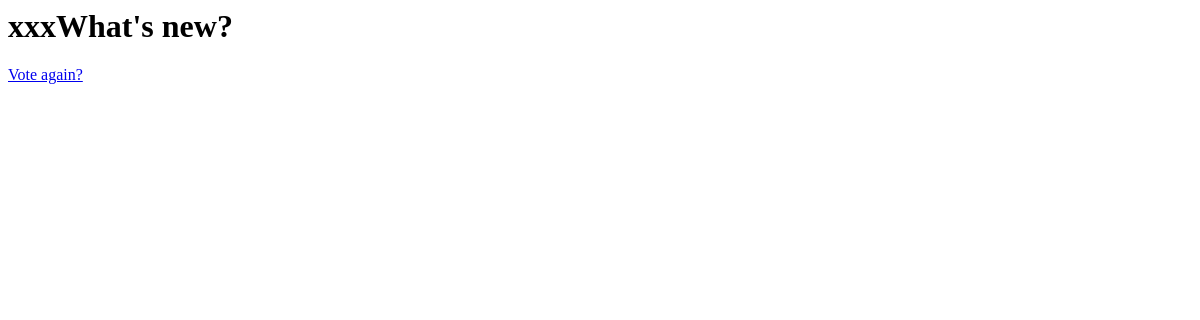
Before: /polls/1/results/ with the older database file.
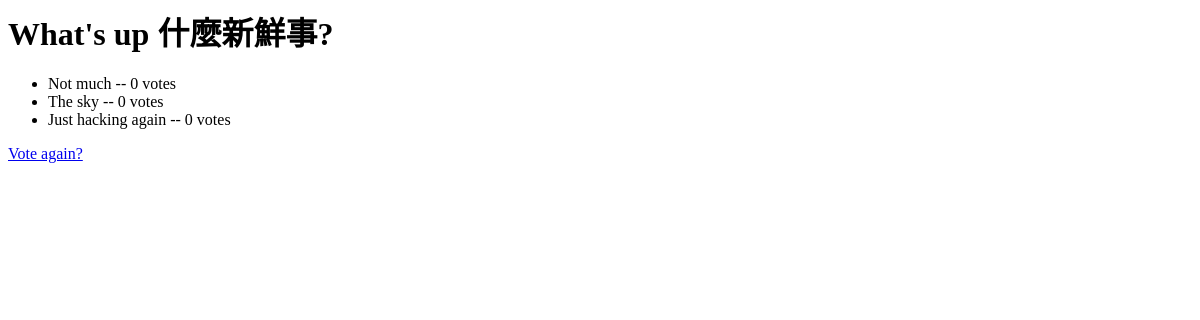
After: the same page with the newer database file.
### polls/models.py (models this page shows, shortened)
@python_2_unicode_compatible  # only if you need to support Python 2
class Question(models.Model):
    question_text = models.CharField(max_length=200)
    pub_date = models.DateTimeField('date published')

@python_2_unicode_compatible  # only if you need to support Python 2
class Choice(models.Model):
    question = models.ForeignKey(Question, on_delete=models.CASCADE)
    choice_text = models.CharField(max_length=200)
    votes = models.IntegerField(default=0)

### polls/views.py (the view)
# urls.py: url(r'^(?P<question_id>[0-9]+)/results/$', views.results, name='results'),
def results(request, question_id):
    question = get_object_or_404(Question, pk=question_id)
    return render(request, 'polls/results.html', {'question': question})

### polls/templates/polls/results.html
<h1>{{ question.question_text }}</h1>
<ul>
{% for choice in question.choice_set.all %}
    <li>{{ choice.choice_text }} -- {{ choice.votes }} vote{{ choice.votes|pluralize }}</li>
{% endfor %}
</ul>
<a href="{% url 'polls:detail' question.id %}">Vote again?</a>

Changed rows visible on the page:
changed Question: question_text "xxxWhat's new?" → "What's up 什麼新鮮事?"
added Choice: choice_text "Not much", votes "0"
added Choice: choice_text "The sky", votes "0"
added Choice: choice_text "Just hacking again", votes "0"
